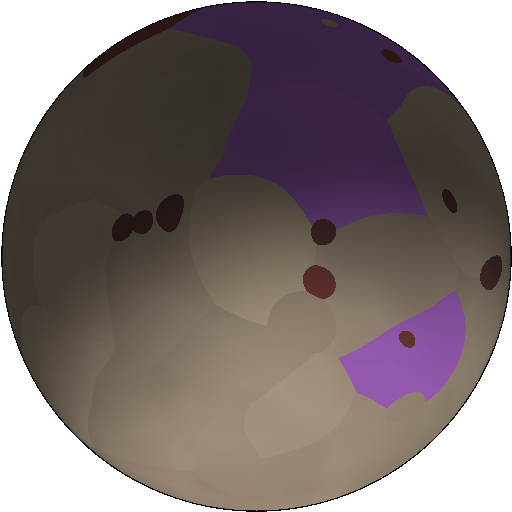
#> input picture data/planet_images/v4_08de921d7987d2dd922f691c8e07b099602782a480dc18daed42751c978fc90a.png, 512 x 512 px
$ python process_route_icon.py ../data/planet_images/v4_08de921d7987d2dd922f691c8e07b099602782a480dc18daed42751c978fc90a.png ../data/planet_images/v4_0c221dc23643bbb3d578a36ca09be2617e31c2d3e6d6251ee2b98cdcf5afadcd.png
#> lines starting #> are read from the running program, lines starting #| are printed output that depends on the picture; after the words box and inside, x2 and y2 are one past the last pixel; in counts of white or black regions, pixels touching at a corner belong together
### tools/process_ship.py
# -*- coding: utf-8 -*-
# Обработка кораблей Juggernaut XL: вырезание фона ПО ЦВЕТУ (фон ровный тёмный ~21,23,26),
# кадрирование, вписывание в 200x200, нормализация ориентации (нос вправо), сглаживание границ.
# Использование: python process_ship.py <in.png> <out.png> [--no-orient] [--smooth N] [--canvas N]
#                [--bg-dark N] [--keep-warm] [--keep-parts]
import sys
from PIL import Image, ImageOps
import numpy as np
from scipy import ndimage

CANVAS = 200
PAD = 6
BG_TOL = 40  # допуск расстояния до цвета фона

# --canvas N: финальный размер кандидата (200 — полный, 100 — эскиз 98c:
# быстрее и легче, ловит форму/стиль до полного прогона).
if '--canvas' in sys.argv:
    i = sys.argv.index('--canvas')
    CANVAS = int(sys.argv[i + 1])

NO_ORIENT = '--no-orient' in sys.argv
SMOOTH = 2
# --bg-dark N: вырезать фон ПО ЯРКОСТИ (всё, что темнее порога N) вместо цвета углов.
# Нужно для живописных аватаров, где фон — тёмный градиент, а не ровный цвет.
BG_DARK = None
if '--bg-dark' in sys.argv:
    i = sys.argv.index('--bg-dark')
    BG_DARK = int(sys.argv[i + 1])

# --keep-warm: НЕ вырезать «тёплые» пиксели (кожа/лицо), даже если близки к фону.
# Решает вырезание одежды цвета фона у портретов людей.
KEEP_WARM = '--keep-warm' in sys.argv

# --keep-parts: сохранять не только крупнейший компонент, но и отделённые тёмным
# швом детали (крыло/спутник/модуль): площадь >= 8 % крупнейшего и центр в
# пределах 0.6 высоты его bbox. По умолчанию выключено (студия зовёт без флага).
KEEP_PARTS = '--keep-parts' in sys.argv
KEEP_PARTS_MIN_SHARE = 0.08
KEEP_PARTS_MARGIN = 0.6


def is_warm_rgb(r, g, b):
    """Тёплый тон (кожа/лицо): R > B и R заметно доминирует. Массив-безопасно."""
    return (r - b > 18) & (r > 60)


def estimate_background(arr):
    """Робастная модель фона: квадратичная поверхность (плоскость/градиент/
    виньетка), подогнанная по периметру кадра (внешние 5 % ширины/высоты).
    Ровный тёмный фон даёт почти константу — результат совпадает со старой
    оценкой по углам; светлый неоднородный фон (градиент) описывается
    поверхностью, и вырез не «съедает» светлый корпус. Двухпроходный
    МНК-фит с отбрасыванием 15 % выбросов (детали корпуса, задевшие рамку)."""
    h, w, _ = arr.shape
    m = max(4, int(0.05 * min(h, w)))
    ring = np.zeros((h, w), bool)
    ring[:m, :] = ring[-m:, :] = True
    ring[:, :m] = ring[:, -m:] = True
    ys, xs = np.nonzero(ring)
    xn = (xs - w * 0.5) / (w * 0.5)
    yn = (ys - h * 0.5) / (h * 0.5)
    terms = np.column_stack([np.ones(ys.size), xn, yn, xn * xn, yn * yn, xn * yn])
    coef = np.zeros((3, 6))
    for ch in range(3):
        y = arr[:, :, ch][ring].astype(np.float64)
        c, *_ = np.linalg.lstsq(terms, y, rcond=None)
        res = np.abs(y - terms @ c)
        keep = res <= np.percentile(res, 85)
        if keep.sum() >= 12:
            c, *_ = np.linalg.lstsq(terms[keep], y[keep], rcond=None)
        coef[ch] = c
    xs_all = np.arange(w, dtype=np.float64)
    ys_all = np.arange(h, dtype=np.float64)
    xn2 = ((xs_all - w * 0.5) / (w * 0.5))[None, :]
    yn2 = ((ys_all - h * 0.5) / (h * 0.5))[:, None]
    plane = np.empty((h, w, 3), np.float32)
    for ch in range(3):
        a, b, cc, d, e, f = coef[ch]
        plane[:, :, ch] = (a + b * xn2 + cc * yn2 + d * xn2 * xn2 + e * yn2 * yn2 + f * xn2 * yn2).astype(np.float32)
    return plane


def remove_bg_by_color(img):
    """Всё, что близко к цвету фона (ровный/градиентный), -> прозрачное."""
    arr = np.array(img.convert('RGB')).astype(np.int16)
    plane = estimate_background(arr)
    diff = np.abs(arr.astype(np.float32) - plane).sum(axis=2)
    mask = diff <= BG_TOL
    out = np.array(img.convert('RGBA'))
    out[mask] = (0, 0, 0, 0)
    return Image.fromarray(out)


# [25 lines left out: functions remove_bg_by_dark, remove_bg_with_keep_warm, not called in this run]


def keep_largest_component(img, keep_parts=False):
    """Оставить только крупнейший связный компонент, остальное -> прозрачное.
    С keep_parts=True дополнительно оставляются детали, отделённые тёмным швом
    (крыло/спутник/модуль): площадь >= 8 % крупнейшего и центр в пределах
    0.6 высоты его bbox. Мелкий «мусор» и далёкие обрывки вырезаются как раньше."""
    arr = np.array(img.convert('RGBA'))
    alpha = arr[:, :, 3]
    mask = alpha > 40
    if mask.sum() == 0:
        return img
    labels, num = ndimage.label(mask)
    if num <= 1:
        return img
    counts = np.bincount(labels.ravel())
    counts[0] = 0
    biggest = int(np.argmax(counts))
    keep = labels == biggest
    if keep_parts:
        ys, xs = np.where(keep)
        x0, y0, x1, y1 = xs.min(), ys.min(), xs.max(), ys.max()
        margin = KEEP_PARTS_MARGIN * (y1 - y0)
        threshold = KEEP_PARTS_MIN_SHARE * counts[biggest]
        for lb in range(1, num + 1):
            if lb == biggest or counts[lb] < threshold:
                continue
            cy, cx = ndimage.center_of_mass(mask, labels, lb)
            if x0 - margin <= cx <= x1 + margin and y0 - margin <= cy <= y1 + margin:
                keep = keep | (labels == lb)
    arr[~keep] = (0, 0, 0, 0)
    return Image.fromarray(arr)


def smooth_edges(img, radius=2):
    """Сгладить границы силуэта: закрытие (дыры) + открытие (зубцы)."""
    arr = np.array(img.convert('RGBA'))
    alpha = arr[:, :, 3]
    mask = alpha > 40
    if mask.sum() == 0:
        return img
    closed = ndimage.binary_closing(mask, structure=np.ones((radius * 2 + 1, radius * 2 + 1)))
    opened = ndimage.binary_opening(closed, structure=np.ones((radius + 1, radius + 1)))
    arr[:, :, 3] = np.where(opened, 255, 0)
    return Image.fromarray(arr)


def crop_to_content(img):
    bbox = img.getbbox()
    if bbox:
        return img.crop(bbox)
    return img


# [19 lines left out: function normalize_orientation, not called in this run]


def fit_canvas(img, canvas=CANVAS):
    return ImageOps.pad(img, (canvas, canvas), color=(0, 0, 0, 0), centering=(0.5, 0.5))


# [20 lines left out: function main, not called in this run]


# [2 lines that do not run on import are left out]

### tools/process_route_icon.py
# -*- coding: utf-8 -*-
# Постобработка несветящихся спрайтов маршрута (beacon / false_signal): ЖЁСТКИЙ вырез
# фона (ТЗ §4: маяки/ложные — чёткий силуэт). Переиспользует функции tools/process_ship.py.
# Выход: RGBA PNG, финальный 128x128, объект ~86% холста (запас >=6% от края), центр,
# без нормализации поворота (у маяка «носа» нет).
# Использование: python process_route_icon.py <in.png> <out.png> [--canvas N]
import os
import sys

sys.path.insert(0, os.path.dirname(os.path.abspath(__file__)))
from PIL import Image, ImageOps
import process_ship as ps

CANVAS = 128
TARGET = 0.86
PAD = 5

if '--canvas' in sys.argv:
    CANVAS = int(sys.argv[sys.argv.index('--canvas') + 1])


def main(in_path, out_path):
    img = Image.open(in_path)
#> img is the input picture: PIL image 512x512 RGBA; mean R, G, B, A 73.3, 61.8, 61.2, 199
    img = ps.remove_bg_by_color(img)
#> the loop in estimate_background, `for ch in range(3):` made 3 passes
#> after the loop in estimate_background, `for ch in range(3):`: coef = [[79.27, 0.0305, -1.3, -50.77, -56.5, -0.763], [61.59, -0.188, -0.614, -36.42, -47.02, -0.784], [72.83, 0.0288, -2.07, -51.4, -46.85, -0.728]]
#> the loop in estimate_background, `for ch in range(3):` made 3 passes
#> after the loop in estimate_background, `for ch in range(3):`:
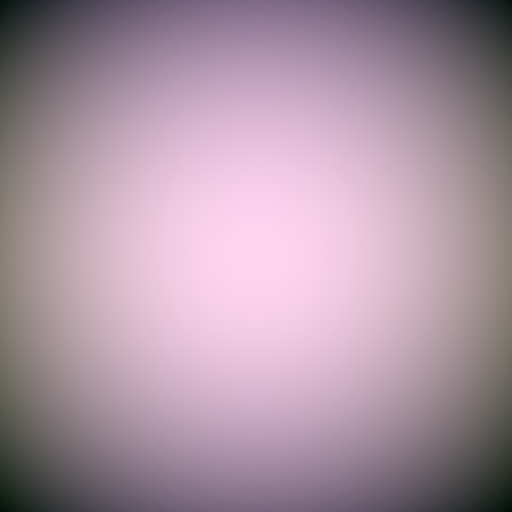
#> plane: shape (512, 512, 3) float32; mean of channels 0, 1, 2 43.5, 33.8, 40.1; drawn with min black and max white
#> in remove_bg_by_color, `diff = np.abs(arr.astype(np.float32) - plane).sum(axis=2)`:
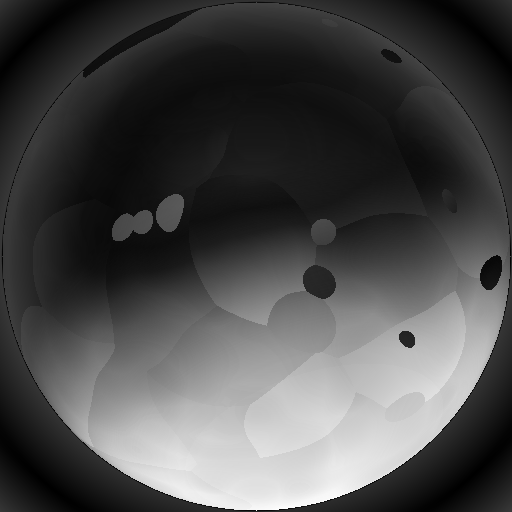
#> diff: shape (512, 512) float32; min 0.24, max 348.7, mean 102.9; drawn with min black and max white
#> in remove_bg_by_color, `mask = diff <= BG_TOL`:
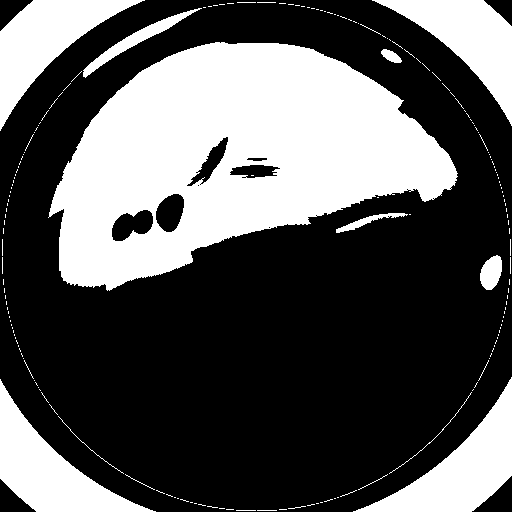
#> mask: shape (512, 512) bool; 34.7% white; 181 white regions (164 under 20 px), largest, box (x1, y1, x2, y2) and area: (48, 42, 458, 291) 59757, (353, 377, 512, 512) 7404, (0, 379, 156, 512) 7206
    img = ps.keep_largest_component(img, keep_parts=True)
#> in keep_largest_component, `labels, num = ndimage.label(mask)`:
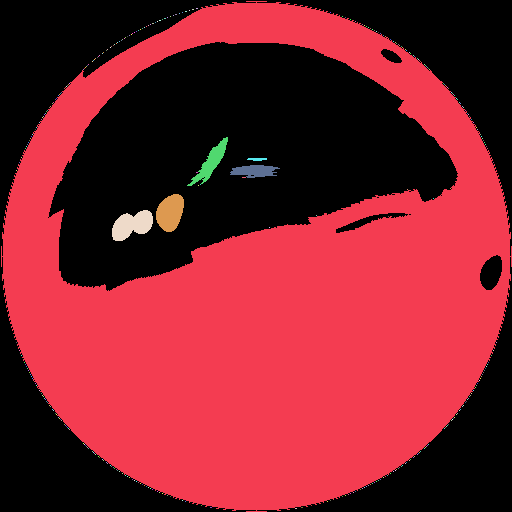
#> labels: shape (512, 512) int32; 357 distinct labels, from 0 to 356; one colour per label, 0 black
#> in keep_largest_component, `labels, num = ndimage.label(mask)`: num = 356
#> in keep_largest_component, `counts = np.bincount(labels.ravel())`: counts = 357 values, max 138370 at index 1, min 1 at index 4, mean 734.3
#> in keep_largest_component, `biggest = int(np.argmax(counts))`: biggest = 1
#> in keep_largest_component, `keep = labels == biggest`:
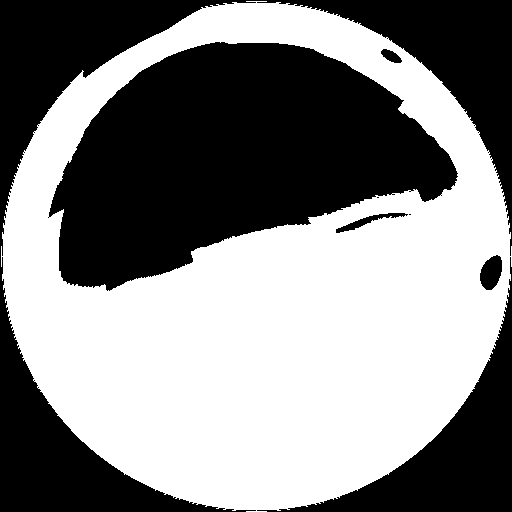
#> keep: shape (512, 512) bool; 52.8% white; 8 black regions (2 under 20 px), largest, box (x1, y1, x2, y2) and area: (48, 42, 458, 291) 62490, (0, 0, 512, 512) 45650, (257, 257, 512, 512) 14531, (480, 255, 502, 290) 561, (336, 213, 408, 233) 365, (381, 49, 402, 63) 173
#> in keep_largest_component, `x0, y0, x1, y1 = xs.min(), ys.min(), xs.max(), ys.max()`: x1 = 511
#> in keep_largest_component, `margin = KEEP_PARTS_MARGIN * (y1 - y0)`: margin = 306
#> in keep_largest_component, `threshold = KEEP_PARTS_MIN_SHARE * counts[biggest]`: threshold = 11069.6
#> in keep_largest_component, `arr[~keep] = (0, 0, 0, 0)`:
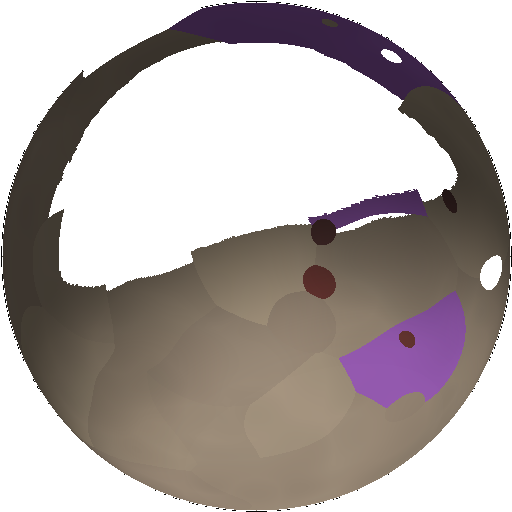
#> arr: shape (512, 512, 4); mean R, G, B, A 58.4, 50.1, 47.8, 134.6; transparent parts drawn white
    img = ps.crop_to_content(img)
#> in crop_to_content, `bbox = img.getbbox()`: bbox = (1, 1, 512, 512)
    bbox = img.getbbox()
#> bbox = (0, 0, 511, 511)
    if bbox:
        l, t, r, b = bbox
#> l = 0; t = 0; r = 511; b = 511
        img = img.crop((max(0, l - PAD), max(0, t - PAD),
                        min(img.width, r + PAD), min(img.height, b + PAD)))
    img = ps.smooth_edges(img, 2)
    w, h = img.size
    s = (TARGET * CANVAS) / max(w, h)
    img = img.resize((max(1, round(w * s)), max(1, round(h * s))), Image.LANCZOS)
#> img: PIL image 110x110 RGBA
    img = ImageOps.pad(img, (CANVAS, CANVAS), color=(0, 0, 0, 0), centering=(0.5, 0.5))
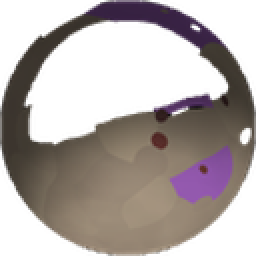
#> img: PIL image 128x128 RGBA (shown 2 times larger); mean R, G, B, A 64.2, 54.9, 52.8, 135.6; transparent parts drawn white
    img.save(out_path, 'PNG')
    print('Saved: %s (%dx%d)' % (out_path, img.size[0], img.size[1]))
#| Saved: ../data/planet_images/v4_0c221dc23643bbb3d578a36ca09be2617e31c2d3e6d6251ee2b98cdcf5afadcd.png (128x128)


if __name__ == '__main__':
    main(sys.argv[1], sys.argv[2])

$ run again, on data/planet_images/v4_1132aed005ffbaac88a0ebfe0abefd0734d0f4ef8c5a651563ec6b7d4f0a3304.png
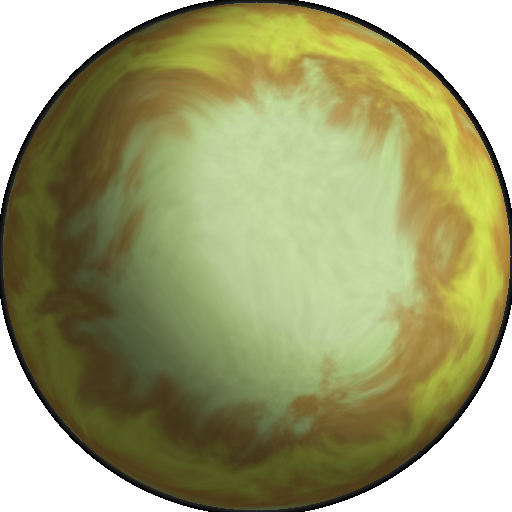
#> input picture data/planet_images/v4_1132aed005ffbaac88a0ebfe0abefd0734d0f4ef8c5a651563ec6b7d4f0a3304.png, 512 x 512 px
#> in main, img is the input picture: PIL image 512x512 RGBA; mean R, G, B, A 109.3, 110.5, 64.1, 205.1
#> the loop in estimate_background, `for ch in range(3):` made 3 passes
#> after the loop in estimate_background, `for ch in range(3):`: coef = [[112.1, -1.85, 1.43, -76.51, -74.66, 1.14], [110.3, 1.16, 0.431, -73.12, -75.49, 0.852], [53.74, 0.751, -0.539, -35.97, -35.99, 0.274]]
#> the loop in estimate_background, `for ch in range(3):` made 3 passes
#> out: shape (512, 512, 4); 13.19% of pixels changed, all inside (x1, y1, x2, y2) = (0, 0, 512, 512)
#> in keep_largest_component, `labels, num = ndimage.label(mask)`:
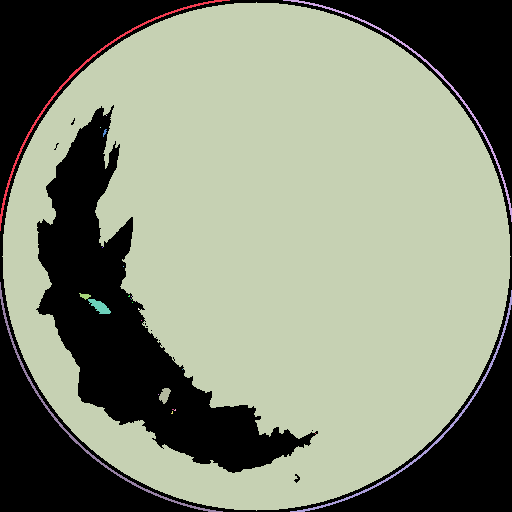
#> labels: shape (512, 512) int32; 28 distinct labels, from 0 to 27; one colour per label, 0 black
#> num = 27
#> counts = 28 values, max 172798 at index 3, min 1 at index 4, mean 9362.3
#> biggest = 3
#> keep: shape (512, 512) bool; 65.9% white; 10 black regions (7 under 20 px), largest, box (x1, y1, x2, y2) and area: (0, 0, 512, 512) 59523, (36, 105, 318, 473) 29768, (294, 474, 300, 483) 26
#> x0 = 2; x1 = 510
#> margin = 304.8
#> threshold = 13823.8
#> in crop_to_content, `bbox = img.getbbox()`: bbox = (2, 2, 511, 511)
#> in main, `bbox = img.getbbox()`: bbox = (0, 0, 509, 509)
#> in main, `l, t, r, b = bbox`: l = 0; r = 509
#> closed: shape (509, 509) bool; 66.8% white; 2 black regions, box (x1, y1, x2, y2) and area: (0, 0, 509, 509) 56644, (36, 107, 309, 470) 29483
#> opened: shape (509, 509) bool; 66.7% white; 2 black regions, box (x1, y1, x2, y2) and area: (0, 0, 509, 509) 56644, (36, 107, 309, 470) 29516
#> in main, `img = ImageOps.pad(img, (CANVAS, CANVAS), color=(0, 0, 0, 0), centerin..`:
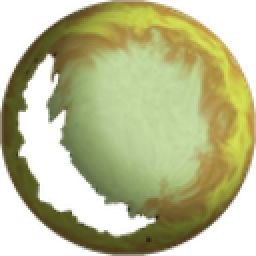
#> img: PIL image 128x128 RGBA (shown 2 times larger); mean R, G, B, A 108, 109.3, 62.6, 170.2; transparent parts drawn white
#| Saved: ../data/planet_images/v4_1132aed005ffbaac88a0ebfe0abefd0734d0f4ef8c5a651563ec6b7d4f0a3304.png (128x128)
